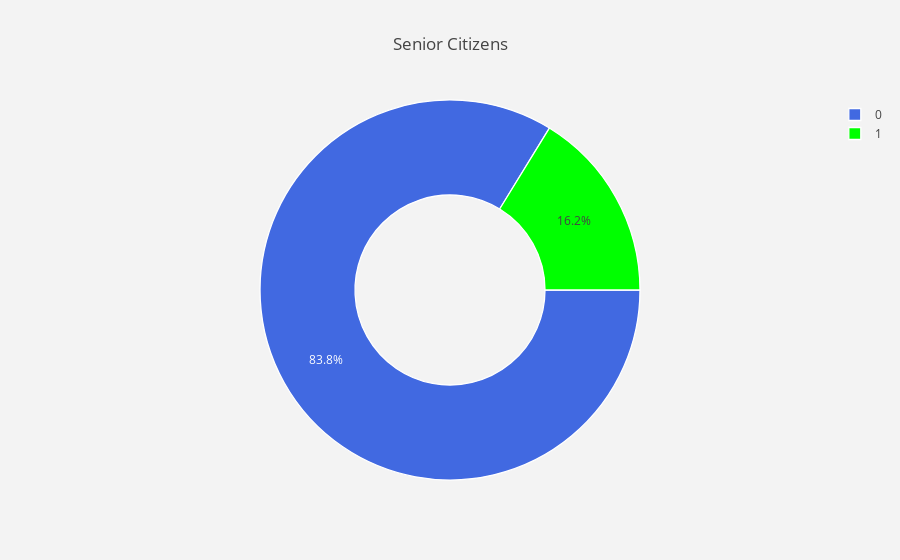

Notebook code for this chart:
### Markdown cell above
From this we can understand that people who are paying more per month are more likely to churn.

### Code cell
#labels
lab = df["SeniorCitizen"].value_counts().keys().tolist()
#values
val = df["SeniorCitizen"].value_counts().values.tolist()

trace = go.Pie(labels = lab ,
               values = val ,
               marker = dict(colors =  [ 'royalblue' ,'lime'],
                             line = dict(color = "white",
                                         width =  1.3)
                            ),
               rotation = 90,
               hoverinfo = "label+value+text",
               hole = .5
              )
layout = go.Layout(dict(title = "Senior Citizens",
                        plot_bgcolor  = "rgb(243,243,243)",
                        paper_bgcolor = "rgb(243,243,243)",
                       )
                  )

data = [trace]
fig = go.Figure(data = data,layout = layout)
py.iplot(fig)

### Figure 1 — Plotly figure (JSON) as saved in the notebook; plotly's stock layout.template omitted (floating-point values rounded to 4 significant figures)
{"data": [{"hole": 0.5, "hoverinfo": "label+value+text", "labels": [0, 1], "marker": {"colors": ["royalblue", "lime"], "line": {"color": "white", "width": 1.3}}, "rotation": 90, "type": "pie", "uid": "8f9e20df-39c9-4382-ac61-ab39538ab1e1", "values": [5890, 1142]}], "layout": {"paper_bgcolor": "rgb(243,243,243)", "plot_bgcolor": "rgb(243,243,243)", "title": {"text": "Senior Citizens"}}}
